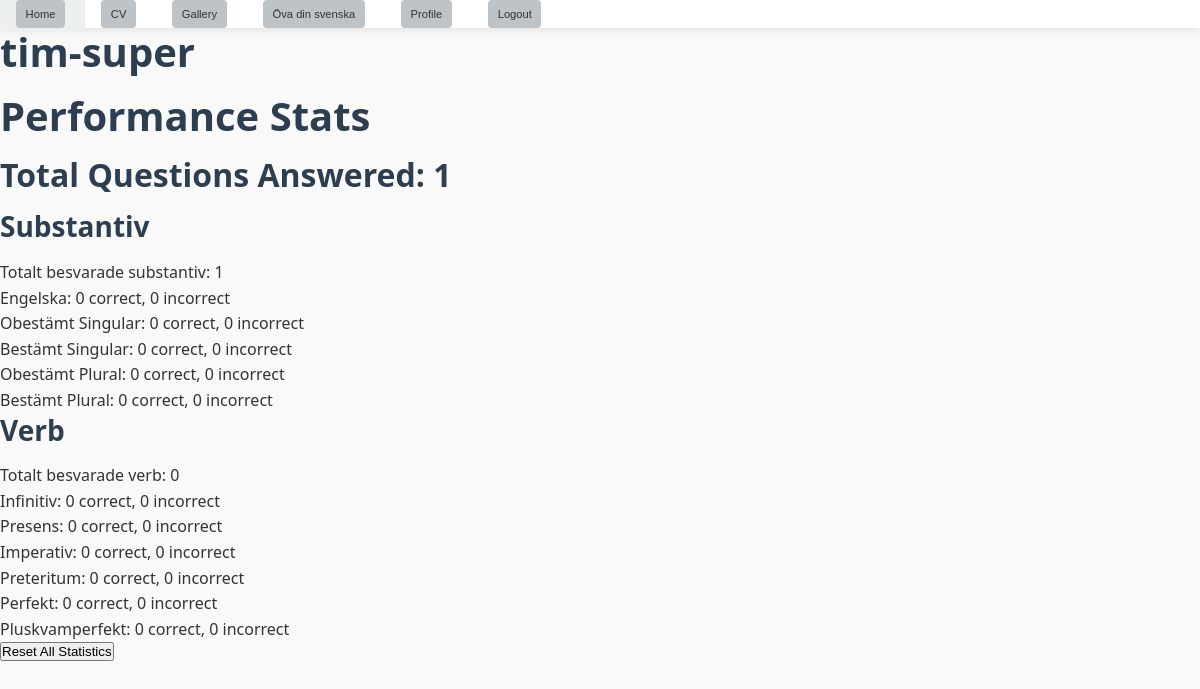
The page /accounts/profile/ (signed in) on the database its author committed.
### accounts/models.py (models this page shows, shortened)
class CustomUser(AbstractUser):
    total_answered = models.IntegerField(default=0)
    total_substantiv_answered = models.IntegerField(default=0)
    total_verb_answered = models.IntegerField(default=0)
    engelska_correct = models.IntegerField(default=0)
    engelska_incorrect = models.IntegerField(default=0)
    obestamt_singular_correct = models.IntegerField(default=0)
    obestamt_singular_incorrect = models.IntegerField(default=0)
    bestamt_singular_correct = models.IntegerField(default=0)
    bestamt_singular_incorrect = models.IntegerField(default=0)
    obestamt_plural_correct = models.IntegerField(default=0)
    obestamt_plural_incorrect = models.IntegerField(default=0)
    bestamt_plural_correct = models.IntegerField(default=0)
    bestamt_plural_incorrect = models.IntegerField(default=0)
    infinitiv_correct = models.IntegerField(default=0)
    infinitiv_incorrect = models.IntegerField(default=0)
    presens_correct = models.IntegerField(default=0)
    presens_incorrect = models.IntegerField(default=0)
    imperativ_correct = models.IntegerField(default=0)
    imperativ_incorrect = models.IntegerField(default=0)
    preteritum_correct = models.IntegerField(default=0)
    preteritum_incorrect = models.IntegerField(default=0)
    perfekt_correct = models.IntegerField(default=0)
    perfekt_incorrect = models.IntegerField(default=0)
    pluskvamperfekt_correct = models.IntegerField(default=0)
    pluskvamperfekt_incorrect = models.IntegerField(default=0)
    groups = models.ManyToManyField(
        'auth.Group',
        related_name='custom_user_set',
        blank=True,
        help_text='The groups this user belongs to.',
        verbose_name='groups'
    )
    user_permissions = models.ManyToManyField(
        'auth.Permission',
        related_name='custom_user_permissions_set',
        blank=True,
        help_text='Specific permissions for this user.',
        verbose_name='user permissions'
    )

### accounts/views.py (the view)
# urls.py: path('profile/', views.profile_view, name='profile'),
def profile_view(request):
    user = request.user
    return render(request, 'profile.html', {'user': user})

### accounts/templates/profile.html (shortened to what this page needs)
{% extends "base.html" %}
{% load static %}
{% block content %}
<body>
    <h1>{{ user.username }}</h1>
    <h1>Performance Stats</h2>
    <h2>Total Questions Answered: {{ user.total_answered }}</h2>
    <h3>Substantiv</h3>
    <ul>
        <li>Totalt besvarade substantiv: {{ user.total_substantiv_answered }}</li>
        <li>Engelska: {{ user.engelska_correct }} correct, {{ user.engelska_incorrect }} incorrect</li>
        <li>Obestämt Singular: {{ user.obestamt_singular_correct }} correct, {{ user.obestamt_singular_incorrect }} incorrect</li>
        <li>Bestämt Singular: {{ user.bestamt_singular_correct }} correct, {{ user.bestamt_singular_incorrect }} incorrect</li>
        <li>Obestämt Plural: {{ user.obestamt_plural_correct }} correct, {{ user.obestamt_plural_incorrect }} incorrect</li>
        <li>Bestämt Plural: {{ user.bestamt_plural_correct }} correct, {{ user.bestamt_plural_incorrect }} incorrect</li>
    </ul>
    <h3>Verb</h3>
    <ul>
        <li>Totalt besvarade verb: {{ user.total_verb_answered }}</li>
        <li>Infinitiv: {{ user.infinitiv_correct|default:0 }} correct, {{ user.infinitiv_incorrect|default:0 }} incorrect</li>
        <li>Presens: {{ user.presens_correct }} correct, {{ user.presens_incorrect }} incorrect</li>
        <li>Imperativ: {{ user.imperativ_correct }} correct, {{ user.imperativ_incorrect }} incorrect</li>
        <li>Preteritum: {{ user.preteritum_correct }} correct, {{ user.preteritum_incorrect }} incorrect</li>
        <li>Perfekt: {{ user.perfekt_correct }} correct, {{ user.perfekt_incorrect }} incorrect</li>
        <li>Pluskvamperfekt: {{ user.pluskvamperfekt_correct }} correct, {{ user.pluskvamperfekt_incorrect }} incorrect</li>
    </ul>
    <form method="post" action="{% url 'reset_stats' %}" onsubmit="return confirm('Are you sure you want to reset all your statistics? This action cannot be undone.');">
        <button type="submit">Reset All Statistics</button>
    </form>
</body>
{% endblock %}

### timpage/static/base.css (style rules this page uses)
:root { --primary-color: #006AA7; --primary-hover: #6293af; --secondary-color: #FECC02; --secondary-hover: #ffdd57; --accent-color: #e74c3c; --accent-hover: #c0392b; --dark-color: #2c3e50; --light-color: #ecf0f1; --medium-color: #bdc3c7; --text-color: #333; --text-light: #7f8c8d; --border-radius: 4px; --box-shadow: 0 2px 10px rgba(0, 0, 0, 0.1); --transition: all 0.3s ease; }
* { margin: 0; padding: 0; box-sizing: border-box; }
html { font-size: 16px; scroll-behavior: smooth; }
body { font-family: 'Segoe UI', Tahoma, Geneva, Verdana, sans-serif; line-height: 1.6; color: var(--text-color); background-color: #f9f9f9; }
h1, h2, h3, h4, h5, h6 { line-height: 1.2; margin-bottom: 1rem; color: var(--dark-color); }
h1 { font-size: 2.5rem; }
h2 { font-size: 2rem; }
h3 { font-size: 1.75rem; }

### rows shown on the page
CustomUser: username "tim-super", total_answered "1", total_substantiv_answered "1", engelska_correct "0", engelska_incorrect "0", obestamt_singular_correct "0", obestamt_singular_incorrect "0", bestamt_singular_correct "0", bestamt_singular_incorrect "0", obestamt_plural_correct "0", obestamt_plural_incorrect "0", bestamt_plural_correct "0", bestamt_plural_incorrect "0", total_verb_answered "0", infinitiv_correct "0", infinitiv_incorrect "0", presens_correct "0", presens_incorrect "0", imperativ_correct "0", imperativ_incorrect "0", preteritum_correct "0", preteritum_incorrect "0", perfekt_correct "0", perfekt_incorrect "0", pluskvamperfekt_correct "0", pluskvamperfekt_incorrect "0"
